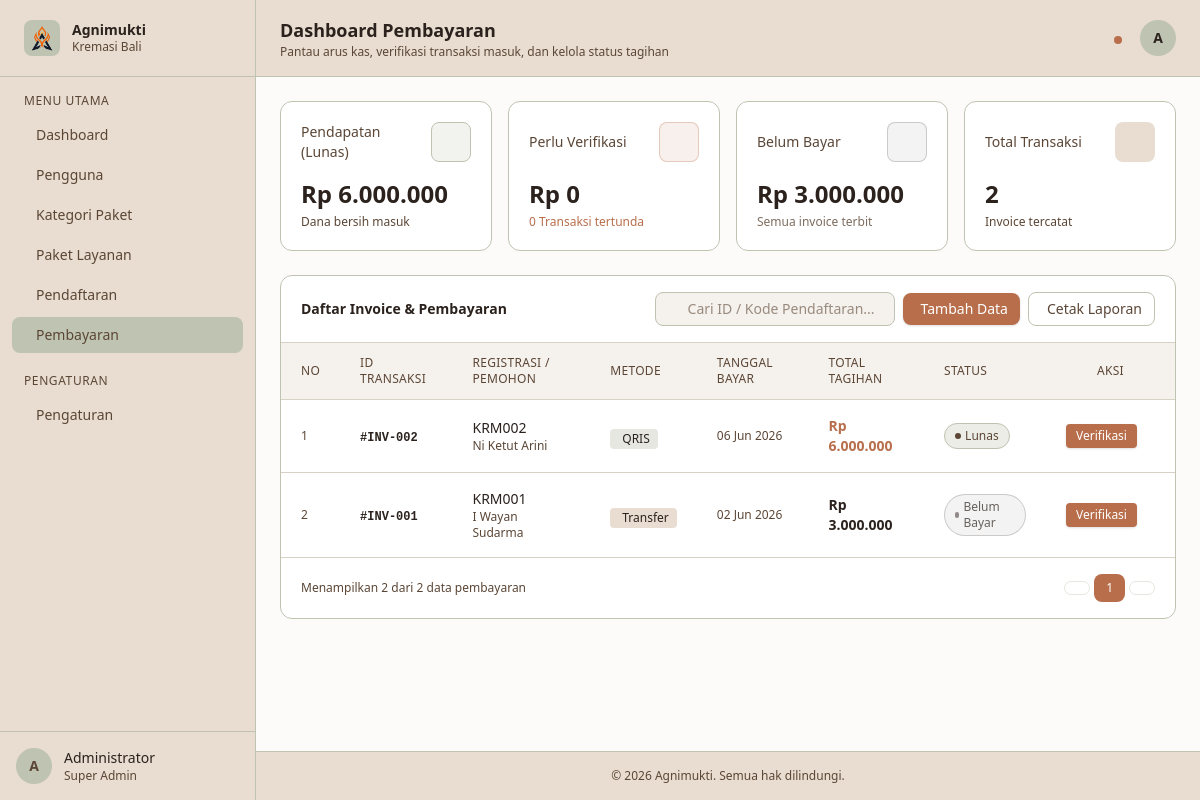
Screenshot of /admin/index.php?page=payment with the database file from the repository.
### tables this page shows
CREATE TABLE pembayaran (
    id_pembayaran INT AUTO_INCREMENT PRIMARY KEY,

    id_pendaftaran INT NOT NULL,

    tanggal_bayar DATE NOT NULL,

    total_bayar DECIMAL(12,2) NOT NULL,

    metode_pembayaran ENUM(
        'Transfer',
        'QRIS',
        'Tunai'
    ) NOT NULL,

    status_pembayaran ENUM(
        'Belum Bayar',
        'Lunas'
    ) DEFAULT 'Belum Bayar',

    created_at TIMESTAMP DEFAULT CURRENT_TIMESTAMP,

    CONSTRAINT fk_pembayaran_pendaftaran
    FOREIGN KEY (id_pendaftaran)
    REFERENCES pendaftaran(id_pendaftaran)
    ON UPDATE CASCADE
    ON DELETE RESTRICT
);

CREATE TABLE pendaftaran (
    id_pendaftaran INT AUTO_INCREMENT PRIMARY KEY,
    kode_pendaftaran VARCHAR(20) NOT NULL UNIQUE,

    id_user INT NOT NULL,
    id_paket INT NOT NULL,

    nama_almarhum VARCHAR(100) NOT NULL,
    tanggal_lahir DATE,
    tanggal_meninggal DATE,

    tanggal_daftar DATE NOT NULL,

    status ENUM(
        'Menunggu',
        'Diproses',
        'Selesai',
        'Dibatalkan'
    ) DEFAULT 'Menunggu',

    catatan TEXT,

    created_at TIMESTAMP DEFAULT CURRENT_TIMESTAMP,

    CONSTRAINT fk_pendaftaran_user
    FOREIGN KEY (id_user)
    REFERENCES users(id_user)
    ON UPDATE CASCADE
    ON DELETE RESTRICT,

    CONSTRAINT fk_pendaftaran_paket
    FOREIGN KEY (id_paket)
    REFERENCES paket_layanan(id_paket)
    ON UPDATE CASCADE
    ON DELETE RESTRICT
);

### config/Database.php (called while the page is built)
<?php
class Database {
    private $host = "localhost";
    private $username = "root";
    private $password = "";
    private $dbname   = "db_agnimukti";
    public function connect() {
        try {
            $pdo = new PDO(
                "mysql:host={$this->host};dbname={$this->dbname};charset=utf8mb4",
                $this->username,
                $this->password
            );
            $pdo->setAttribute(PDO::ATTR_ERRMODE, PDO::ERRMODE_EXCEPTION);
            return $pdo;
        } catch (PDOException $e) {
            die("Koneksi database gagal: " . $e->getMessage());
        }
    }
}
?>

### classes/Pembayaran.php (called while the page is built, shortened)
<?php
require_once __DIR__ . '/../config/Database.php';
class Pembayaran
{
    private $conn;
    public function __construct()
    {
        $database = new Database();
        $this->conn = $database->connect();
    }
    public function getAll()
    {
        $sql = "SELECT
                    p.id_pembayaran,
                    p.id_pendaftaran,
                    d.kode_pendaftaran,
                    d.nama_almarhum,
                    p.tanggal_bayar,
                    p.total_bayar,
                    p.metode_pembayaran,
                    p.status_pembayaran
                FROM pembayaran p
                JOIN pendaftaran d
                    ON p.id_pendaftaran = d.id_pendaftaran
                ORDER BY p.id_pembayaran DESC";
        $stmt = $this->conn->prepare($sql);
        $stmt->execute();
        return $stmt->fetchAll(PDO::FETCH_ASSOC);
    }
}

### public/admin/pages/payment.php (the view, shortened to what this page needs)
<?php
require_once __DIR__ . '/../../../classes/Pembayaran.php';
$pembayaranModel = new Pembayaran();
$allData = $pembayaranModel->getAll();
$search = $_GET['search'] ?? '';
$filtered = $allData;
$perPage       = 10;
$totalAll      = count($allData);
$totalFiltered = count($filtered);
$totalPages    = max(1, ceil($totalFiltered / $perPage));
$currentPage   = max(1, min((int)($_GET['page'] ?? 1), $totalPages));
$offset        = ($currentPage - 1) * $perPage;
$pageData      = array_slice($filtered, $offset, $perPage);
$totalPendapatanLunas = 0;
$perluVerifikasiDana  = 0;
$belumBayarDana       = 0;
$transaksiTertundaCount = 0;
foreach ($allData as $p) {
    if ($p['status_pembayaran'] === 'Lunas') {
        $totalPendapatanLunas += (int)$p['total_bayar'];
    } elseif ($p['status_pembayaran'] === 'Belum Bayar') {
        $belumBayarDana += (int)$p['total_bayar'];
    }
}
?>
<header class="bg-[#E8DDD0] border-b border-[#BFC3B1] px-6 py-4 flex items-center justify-between sticky top-0 z-30">
    <div>
        <h1 class="text-lg font-semibold text-[#2B221D]">Dashboard Pembayaran</h1>
        <p class="text-xs text-[#5B4636]">Pantau arus kas, verifikasi transaksi masuk, dan kelola status tagihan</p>
    </div>
    <div class="flex items-center gap-3">
        <button class="relative text-[#5B4636] hover:text-[#2B221D] p-2 rounded-lg hover:bg-[#D8D2C6] transition-colors">
            <span class="absolute top-1.5 right-1.5 w-2 h-2 bg-[#B86E4B] rounded-full"></span>
        </button>
        <div class="w-9 h-9 rounded-full bg-[#BFC3B1] flex items-center justify-center text-[#2B221D] font-semibold text-sm">A</div>
    </div>
</header>
<main class="flex-1 p-6 space-y-6 bg-[#F5F1EC]/30">
    <div class="grid grid-cols-1 sm:grid-cols-4 gap-4">
        <div class="bg-white rounded-xl border border-[#BFC3B1] p-5">
            <div class="flex items-center justify-between mb-4">
                <p class="text-sm text-[#5B4636]">Pendapatan (Lunas)</p>
                <div class="w-10 h-10 rounded-lg bg-[#BFC3B1]/20 flex items-center justify-center border border-[#BFC3B1]">
                </div>
            </div>
            <p class="text-2xl font-bold text-[#2B221D]">Rp <?= number_format($totalPendapatanLunas, 0, ',', '.') ?></p>
            <p class="text-xs text-[#5B4636] mt-1">Dana bersih masuk</p>
        </div>
        <div class="bg-white rounded-xl border border-[#BFC3B1] p-5">
            <div class="flex items-center justify-between mb-4">
                <p class="text-sm text-[#5B4636]">Perlu Verifikasi</p>
                <div class="w-10 h-10 rounded-lg bg-[#B86E4B]/10 flex items-center justify-center border border-[#B86E4B]/30">
                </div>
            </div>
            <p class="text-2xl font-bold text-[#2B221D]">Rp <?= number_format($perluVerifikasiDana, 0, ',', '.') ?></p>
            <p class="text-xs text-[#B86E4B] mt-1"><?= $transaksiTertundaCount ?> Transaksi tertunda</p>
        </div>
        <div class="bg-white rounded-xl border border-[#BFC3B1] p-5">
            <div class="flex items-center justify-between mb-4">
                <p class="text-sm text-[#5B4636]">Belum Bayar</p>
                <div class="w-10 h-10 rounded-lg bg-[#2B221D]/5 flex items-center justify-center border border-[#2B221D]/20">
                </div>
            </div>
            <p class="text-2xl font-bold text-[#2B221D]">Rp <?= number_format($belumBayarDana, 0, ',', '.') ?></p>
            <p class="text-xs text-[#5B4636]/80 mt-1">Semua invoice terbit</p>
        </div>
        <div class="bg-white rounded-xl border border-[#BFC3B1] p-5">
            <div class="flex items-center justify-between mb-4">
                <p class="text-sm text-[#5B4636]">Total Transaksi</p>
                <div class="w-10 h-10 rounded-lg bg-[#E8DDD0] flex items-center justify-center">
                </div>
            </div>
            <p class="text-2xl font-bold text-[#2B221D]"><?= $totalAll ?></p>
            <p class="text-xs text-[#5B4636] mt-1">Invoice tercatat</p>
        </div>
    </div>
    <div class="bg-white rounded-xl border border-[#BFC3B1]">
        <div class="px-5 py-4 border-b border-[#D8D2C6] flex flex-col sm:flex-row sm:items-center gap-3 justify-between">
            <h2 class="text-sm font-semibold text-[#2B221D]">Daftar Invoice & Pembayaran</h2>
            <div class="flex items-center gap-2">
                <form method="GET" class="flex items-center gap-2">
                    <div class="relative">
                        <input
                            type="text"
                            name="search"
                            value="<?= htmlspecialchars($search) ?>"
                            placeholder="Cari ID / Kode Pendaftaran..."
                            class="pl-8 pr-4 py-1.5 text-sm border border-[#BFC3B1] rounded-lg bg-[#F5F1EC] text-[#2B221D] placeholder-[#5B4636]/60 focus:outline-none focus:ring-2 focus:ring-[#B86E4B]/30 focus:border-[#B86E4B] w-60"
                        >
                    </div>
                </form>
                <button onclick="document.getElementById('modalTambah').classList.remove('hidden')" class="flex items-center gap-1.5 px-3 py-1.5 bg-[#B86E4B] hover:bg-[#B86E4B]/90 text-white text-sm rounded-lg transition-colors shadow-sm">
                    Tambah Data
                </button>
                <button class="flex items-center gap-1.5 px-3 py-1.5 border border-[#BFC3B1] text-[#5B4636] hover:bg-[#F5F1EC] hover:text-[#2B221D] text-sm rounded-lg transition-colors">
                    Cetak Laporan
                </button>
            </div>
        </div>
        <div class="overflow-x-auto">
            <table class="w-full text-sm">
                <thead>
                    <tr class="bg-[#F5F1EC] text-left text-xs text-[#5B4636] uppercase tracking-wide border-b border-[#D8D2C6]">
                        <th class="px-5 py-3 font-medium">No</th>
                        <th class="px-5 py-3 font-medium">ID Transaksi</th>
                        <th class="px-5 py-3 font-medium">Registrasi / Pemohon</th>
                        <th class="px-5 py-3 font-medium">Metode</th>
                        <th class="px-5 py-3 font-medium">Tanggal Bayar</th>
                        <th class="px-5 py-3 font-medium">Total Tagihan</th>
                        <th class="px-5 py-3 font-medium">Status</th>
                        <th class="px-5 py-3 font-medium text-center">Aksi</th>
                    </tr>
                </thead>
                <tbody class="divide-y divide-[#D8D2C6]">
                    <?php foreach ($pageData as $i => $pembayaran): ?>
                    <tr class="hover:bg-[#F5F1EC] transition-colors">
                        <td class="px-5 py-4 text-[#5B4636] text-xs"><?= $offset + $i + 1 ?></td>
                        <td class="px-5 py-4">
                            <span class="font-mono text-xs font-semibold text-[#2B221D]">#INV-<?= str_pad($pembayaran['id_pembayaran'], 3, '0', STR_PAD_LEFT) ?></span>
                        </td>
                        <td class="px-5 py-4">
                            <div>
                                <p class="font-medium text-[#2B221D]"><?= htmlspecialchars($pembayaran['kode_pendaftaran'] ?? '-') ?></p>
                                <p class="text-xs text-[#5B4636]"><?= htmlspecialchars($pembayaran['nama_almarhum'] ?? 'Tidak Diketahui') ?></p>
                            </div>
                        </td>
                        <td class="px-5 py-4">
                            <?php if (stripos($pembayaran['metode_pembayaran'], 'Transfer') !== false): ?>
                                <span class="inline-flex items-center gap-1 px-2 py-0.5 rounded text-xs font-medium bg-[#E8DDD0] text-[#2B221D]">
                                    <i class="ti ti-building-bank text-xs"></i> <?= htmlspecialchars($pembayaran['metode_pembayaran']) ?>
                                </span>
                            <?php else: ?>
                                <span class="inline-flex items-center gap-1 px-2 py-0.5 rounded text-xs font-medium bg-[#BFC3B1]/40 text-[#2B221D]">
                                    <i class="ti ti-qrcode text-xs"></i> <?= htmlspecialchars($pembayaran['metode_pembayaran']) ?>
                                </span>
                            <?php endif; ?>
                        </td>
                        <td class="px-5 py-4 text-[#5B4636] text-xs">
                            <?= $pembayaran['tanggal_bayar'] ? date('d M Y', strtotime($pembayaran['tanggal_bayar'])) : '-' ?>
                        </td>
                        <td class="px-5 py-4 font-semibold <?= $pembayaran['status_pembayaran'] === 'Lunas' ? 'text-[#B86E4B]' : 'text-[#2B221D]' ?>">
                            Rp <?= number_format($pembayaran['total_bayar'], 0, ',', '.') ?>
                        </td>
                        <td class="px-5 py-4">
                            <?php if ($pembayaran['status_pembayaran'] === 'Lunas'): ?>
                                <span class="inline-flex items-center gap-1 px-2.5 py-1 rounded-full text-xs font-medium bg-[#BFC3B1]/30 text-[#5B4636] border border-[#BFC3B1]">
                                    <span class="w-1.5 h-1.5 rounded-full bg-[#5B4636]"></span>
                                    Lunas
                                </span>
                            <?php else: ?>
                                <span class="inline-flex items-center gap-1 px-2.5 py-1 rounded-full text-xs font-medium bg-[#2B221D]/5 text-[#2B221D]/70 border border-[#2B221D]/20">
                                    <span class="w-1.5 h-1.5 rounded-full bg-[#2B221D]/50"></span>
                                    Belum Bayar
                                </span>
                            <?php endif; ?>
                        </td>
                        <td class="px-5 py-4">
                            <div class="flex items-center justify-center gap-1.5">
                                <button onclick='openModalVerifikasi(<?= json_encode($pembayaran) ?>)'
                                    class="px-2.5 py-1 bg-[#B86E4B] hover:bg-[#2B221D] text-white rounded text-xs font-medium transition-colors shadow-sm">
                                    Verifikasi
                                </button>
                                <form method="POST" onsubmit="return confirm('Hapus data pembayaran ini?')" style="display:inline">
                                    <button type="submit" class="p-1.5 rounded-lg text-[#B86E4B] hover:bg-[#B86E4B]/10 transition-colors" title="Hapus">
                                    </button>
                                </form>
                            </div>
                        </td>
                    </tr>
                    <?php endforeach; ?>
                </tbody>
            </table>
        </div>
        <div class="px-5 py-4 border-t border-[#D8D2C6] flex items-center justify-between">
            <p class="text-xs text-[#5B4636]">Menampilkan <?= count($pageData) ?> dari <?= $totalFiltered ?> data pembayaran</p>
            <div class="flex items-center gap-1">
                <a href="?<?= http_build_query(array_merge($_GET, ['page' => max(1, $currentPage - 1)])) ?>"
                    class="px-3 py-1.5 text-xs text-[#5B4636] border border-[#BFC3B1] rounded-lg hover:bg-[#F5F1EC] <?= $currentPage <= 1 ? 'opacity-40 pointer-events-none' : '' ?>">
                </a>
                <?php for ($p = 1; $p <= $totalPages; $p++): ?>
                <a href="?<?= http_build_query(array_merge($_GET, ['page' => $p])) ?>"
                    class="px-3 py-1.5 text-xs rounded-lg <?= $p === $currentPage ? 'bg-[#B86E4B] text-white' : 'text-[#5B4636] border border-[#BFC3B1] hover:bg-[#F5F1EC]' ?>">
                    <?= $p ?>
                </a>
                <?php endfor; ?>
                <a href="?<?= http_build_query(array_merge($_GET, ['page' => min($totalPages, $currentPage + 1)])) ?>"
                    class="px-3 py-1.5 text-xs text-[#5B4636] border border-[#BFC3B1] rounded-lg hover:bg-[#F5F1EC] <?= $currentPage >= $totalPages ? 'opacity-40 pointer-events-none' : '' ?>">
                </a>
            </div>
        </div>
    </div>
</main>

### rows the page displays
pembayaran: i "1", id_pembayaran "002", id_pendaftaran.kode_pendaftaran "KRM002", id_pendaftaran.nama_almarhum "Ni Ketut Arini", metode_pembayaran "QRIS", tanggal_bayar "06 Jun 2026", total_bayar "6.000.000", status_pembayaran "Lunas" (drawn)
pembayaran: i "2", id_pembayaran "001", id_pendaftaran.kode_pendaftaran "KRM001", id_pendaftaran.nama_almarhum "I Wayan Sudarma", metode_pembayaran "Transfer", tanggal_bayar "02 Jun 2026", total_bayar "3.000.000", status_pembayaran "Belum Bayar" (drawn)

### other values shown
$totalPendapatanLunas "6.000.000"
$perluVerifikasiDana "0"
$transaksiTertundaCount "0"
$belumBayarDana "3.000.000"
$totalAll "2"
count($pageData) "2"
$totalFiltered "2"
